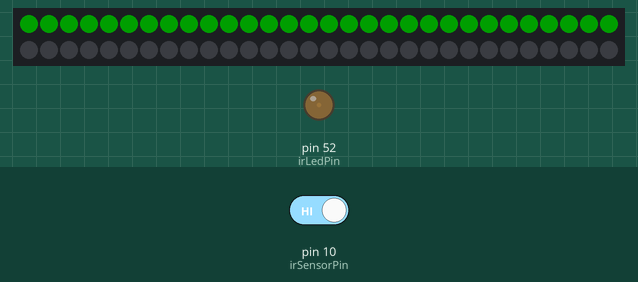
This sketch was run on a simulated Arduino Mega 2560, built with avr-gcc and run on an emulated ATmega2560. Parts: 60 RGB LEDs in strip order, left to right, continuing on the next row, output pins drawn as LEDs (lit = HIGH). Inputs (shaded band) come from the test bench; at power-on: pin 10 (irSensorPin) HIGH. Dim RGB values are drawn brighter than linear; pins used as bus, display or sensor lines are not drawn; what the sketch prints to the serial monitor is not drawn.

Above: at 1.3 s.
1.4 s: pin 10 (irSensorPin) driven LOW
At 3.5 s:
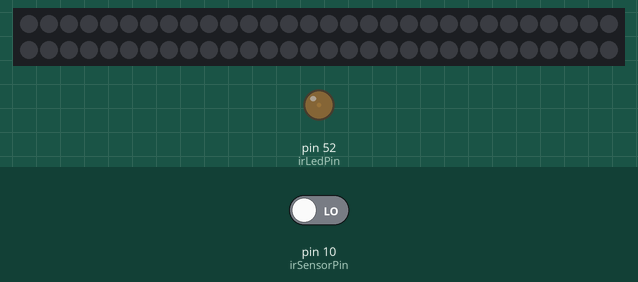
4.0 s: pin 10 (irSensorPin) driven HIGH
At 5.5 s:
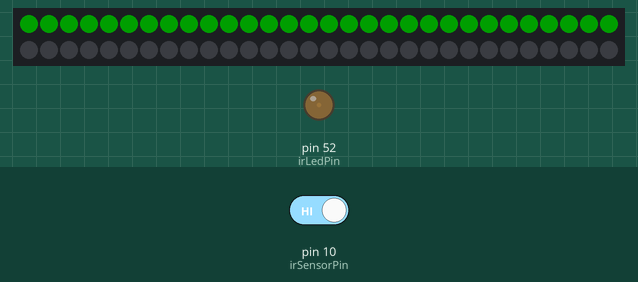
Timing chart, 0 to 7.0 s (numbered marks = the images above; inputs shaded):
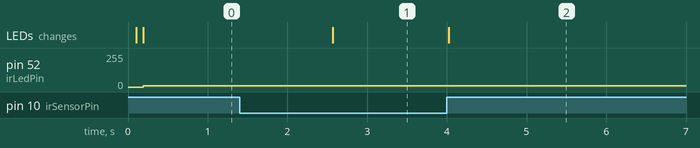

The sketch:

Prototype.ino
```cpp
#include <Adafruit_NeoPixel.h>
#include <SoftwareSerial.h>
#ifdef __AVR__
#include <avr/power.h>
#endif

#define PIN 6
#define irLedPin 52         // IR Led on this pin
#define irSensorPin 10      // IR Sensor on this pin

//This starts the Audio setup lines
#define VS1053_RX 2 //Connects to the RX pin on the VS1053
#define VS1053_RESET 9  //Connects to the reset pin on the VS1053

#define VS1053_BANK_DEFAULT 0x00
#define VS1053_BANK_DRUMS1 0x78
#define VS1053_BANK_DRUMS2 0x7F
#define VS1053_BANK_MELODY 0x79

//Set the instrument to an ocarina.
#define VS1053_GM1_OCARINA 80

#define MIDI_NOTE_ON  0x90
#define MIDI_NOTE_OFF 0x80
#define MIDI_CHAN_MSG 0xB0
#define MIDI_CHAN_BANK 0x00
#define MIDI_CHAN_VOLUME 0x07
#define MIDI_CHAN_PROGRAM 0xC0

SoftwareSerial VS1053_MIDI(0, 2);

int irRead(int readPin, int triggerPin); //function prototype
int SensorValue;   // Variable to read in the IR sensor
int steps[30];     // Array for 1 LED per stair (impractical)
int sounds[30];    // Similar to steps, but for sounds.  (TESTING)

Adafruit_NeoPixel strip = Adafruit_NeoPixel(60, PIN, NEO_GRB + NEO_KHZ800);

void setup() {
  // This is for Trinket 5V 16MHz, you can remove these three lines if you are not using a Trinket
  #if defined (__AVR_ATtiny85__)
    if (F_CPU == 16000000) clock_prescale_set(clock_div_1);
  #endif
  // End of trinket special code

  pinMode(irSensorPin, INPUT);
  pinMode(irLedPin, OUTPUT);
  Serial.begin(9600);
  Serial.println("Program Starting");
  delay(100);

  strip.begin();
  strip.setBrightness(30);
  strip.show(); // Initialize all pixels to 'off'

  for(int i = 0; i < 30; i++){
    steps[i] = 0;
    Serial.println(steps[i]);
  }

  VS1053_MIDI.begin(31250);

  pinMode(VS1053_RESET, OUTPUT);
  digitalWrite(VS1053_RESET, LOW);
  delay(10);
  digitalWrite(VS1053_RESET, HIGH);
  delay(10);

  midiSetChannelBank(0, VS1053_BANK_MELODY);
  midiSetInstrument(0, VS1053_GM1_OCARINA);
  midiSetChannelVolume(0, 50);
  // End of Audio setup lines
}

void loop() {
  SensorValue = irRead(irSensorPin, irLedPin);
  if(SensorValue == 1){
    steps[3] = 1;
    Serial.println("RED");
  }

  delay(20);
  lightTriggered();
}

void lightTriggered()
{
  for(int i = 0; i < 30; i++){
    if(steps[i] == 1){
      for(int j = 0; j < 30; j++){
        strip.setPixelColor(j, 0, 255, 0);
      }
      steps[i]++;
    } else if(steps[i] == 50){
      for(int k = 0; k < 30; k++){
        strip.setPixelColor(k, 0, 0, 0);
      }
      steps[i] = 0;
    } else if(steps[i] > 1 && steps[i] < 50){
      steps[i]++;
    }
  }
  strip.show();
}

int irRead(int readPin, int triggerPin)
{
  int halfPeriod = 13; //one period at 38.5khZ is aproximately 26 microseconds
  int cycles = 38; //26 microseconds * 38 is more or less 1 millisecond
  int i;
  for (i=0; i <=cycles; i++)
  {
    digitalWrite(triggerPin, HIGH);
    delayMicroseconds(halfPeriod);
    digitalWrite(triggerPin, LOW);
    delayMicroseconds(halfPeriod - 1);     // - 1 to make up for digitaWrite overhead
  }
  return digitalRead(readPin);
}

void midiSetInstrument(uint8_t chan, uint8_t inst)
{
  if (chan > 15) return;
  inst --; // page 32 has instruments starting with 1 not 0 :(
  if (inst > 127) return;

  VS1053_MIDI.write(MIDI_CHAN_PROGRAM | chan);
  VS1053_MIDI.write(inst);
}

void midiSetChannelVolume(uint8_t chan, uint8_t vol)
{
  if (chan > 15) return;
  if (vol > 127) return;

  VS1053_MIDI.write(MIDI_CHAN_MSG | chan);
  VS1053_MIDI.write(MIDI_CHAN_VOLUME);
  VS1053_MIDI.write(vol);
}

void midiSetChannelBank(uint8_t chan, uint8_t bank)
{
  if (chan > 15) return;
  if (bank > 127) return;

  VS1053_MIDI.write(MIDI_CHAN_MSG | chan);
  VS1053_MIDI.write((uint8_t)MIDI_CHAN_BANK);
  VS1053_MIDI.write(bank);
}

void midiNoteOn(uint8_t chan, uint8_t n, uint8_t vel)
{
  if (chan > 15) return;
  if (n > 127) return;
  if (vel > 127) return;

  VS1053_MIDI.write(MIDI_NOTE_ON | chan);
  VS1053_MIDI.write(n);
  VS1053_MIDI.write(vel);
}

void midiNoteOff(uint8_t chan, uint8_t n, uint8_t vel)
{
  if (chan > 15) return;
  if (n > 127) return;
  if (vel > 127) return;

  VS1053_MIDI.write(MIDI_NOTE_OFF | chan);
  VS1053_MIDI.write(n);
  VS1053_MIDI.write(vel);
}
```

Measured:
- after the input at 1.4 s, the LEDs: change after 1.2 s (image 1)
- after the input at 4.0 s, the LEDs: change at once (image 2)
